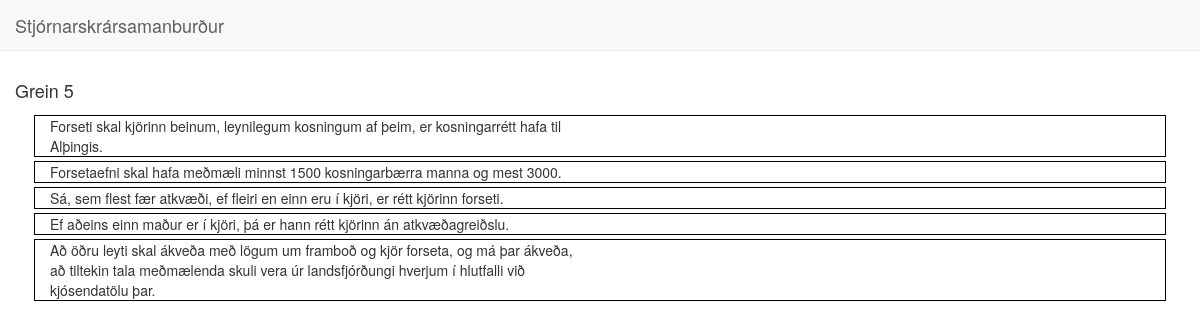
The app's page /5/ with its own data.
### compare/models.py (models this page shows, shortened)
class Article(models.Model):
	nr = models.CharField(max_length=3, unique=True)
	sentences = models.ManyToManyField(Sentence)

class Sentence(models.Model):
	text = models.CharField(max_length = 1024)
	ORIGIN_CHOICES = (
	    (1, _("Stjórnarskrá")),
    	(2, _("Frumvarp"))
	)
	origin = models.IntegerField(choices=ORIGIN_CHOICES, default=1)
	article_nr = models.CharField(max_length=3)
	def find_matches(self):
		results = []
		for f in Sentence.objects.filter(origin=2):
			ratio = fuzz.ratio(self.text, f.text)
			if ratio == 100:
				return [(ratio, f)]
			if ratio > 0:
				results.append((ratio, f))
		return sorted(results)[::-1]

### compare/views.py (the view)
# urls.py: url(r'^(?P<pk>\d+)/$', ArticleDetail.as_view(), name='article_detail'),
class ArticleDetail(DetailView):
  model = Article
  def get_context_data(self, **kwargs):
    context = super(ArticleDetail, self).get_context_data(**kwargs)
    return context

### compare/templates/compare/article_detail.html (shortened to what this page needs)
{% extends 'compare/index.html'%}
{% load template_methods %}
{% block content %}
	<div class="row">
		<h4>Grein {{ article.nr }}</h4>
	</div>
	<div class="row">
		<div class="col-md-12">
			{% for sentence in article.sentences.all %}
				{% if sentence.origin == 1 %}
				<div class="row striped">
					<div class="col-md-6">
						{{ sentence.text }}
					</div>
					<div class="col-md-6">
					</div>
				</div>
				{% endif %}
			{% endfor %}
		</div>
	</div>
{% endblock %}

### templates/base.html (style rules this page uses)
div.striped { border: thin solid black; margin: 4px; }

### records on screen
Article: nr "5"
Sentence: text "Forseti skal kjörinn beinum, leynilegum kosningum af þeim, er kosningarrétt hafa til Alþingis."
Sentence: text "Forsetaefni skal hafa meðmæli minnst 1500 kosningarbærra manna og mest 3000."
Sentence: text "Sá, sem flest fær atkvæði, ef fleiri en einn eru í kjöri, er rétt kjörinn forseti."
Sentence: text "Ef aðeins einn maður er í kjöri, þá er hann rétt kjörinn án atkvæðagreiðslu."
Sentence: text "Að öðru leyti skal ákveða með lögum um framboð og kjör forseta, og má þar ákveða, að tiltekin tala meðmælenda skuli vera úr landsfjórðungi hverjum í hlutfalli við kjósendatölu þar."
